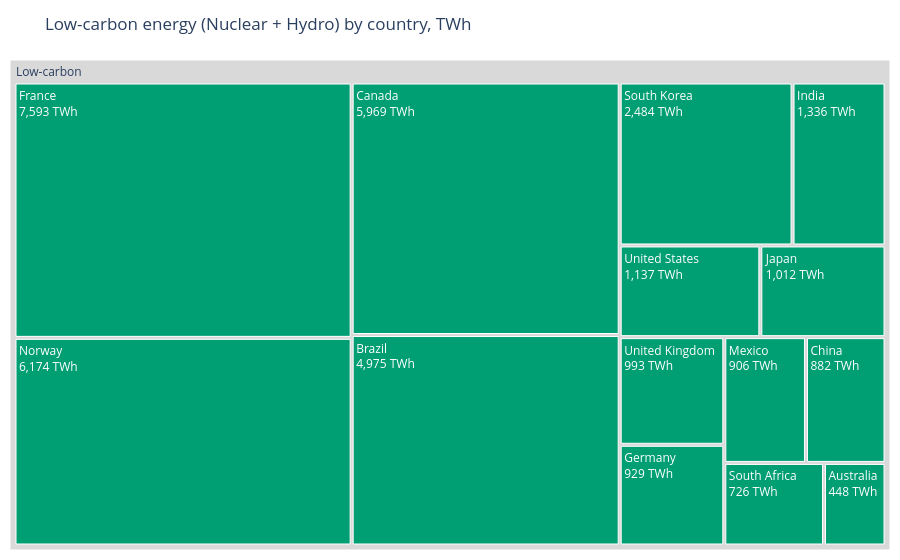
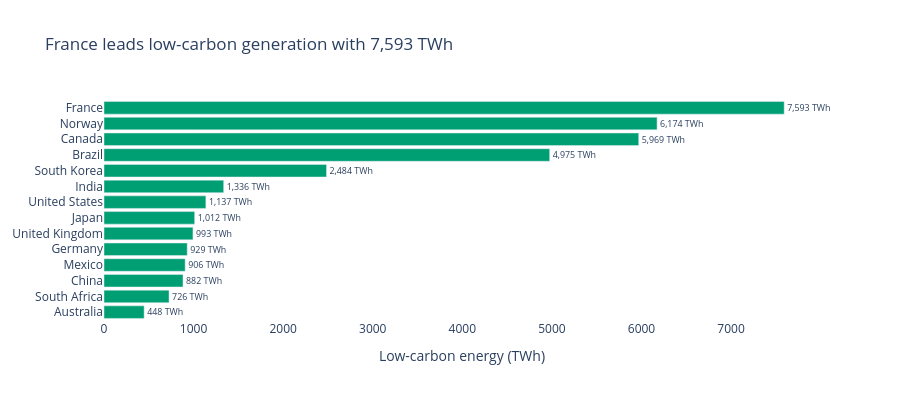

Here is the notebook cell these charts were saved with, in order:
### Markdown cell above
## Task 2 — Treemap vs bar: low-carbon energy by country

**What to build:** Build **both** a treemap and a horizontal bar chart showing total low-carbon TWh (Nuclear + Hydro) per country. Then answer the question in a markdown cell below.

**Requirements:**
- Filter to `Source_Type == 'Low-carbon'` and aggregate TWh by country
- Treemap: single-level `path=['All', 'Country']` with a dummy root node labelled `'Low-carbon'`
- Bar chart: sorted by TWh, horizontal orientation, CVD-safe colour
- Both charts show TWh values, not percentages
- Insight title on the bar chart naming the leading country

### Code cell
# Task 2:

df_low = (
    df.loc[df['Source_Type'] == 'Low-carbon']
      .groupby('Country', as_index=False)['TWh'].sum()
      .sort_values('TWh', ascending=False)
)
df_low['All'] = 'Low-carbon'            # dummy root node

LOW_CARBON_COLOR = '#009E73'            # Okabe-Ito bluish green
leader, leader_twh = df_low.iloc[0]['Country'], df_low.iloc[0]['TWh']

fig2a = px.treemap(
    df_low,
    path=['All', 'Country'],
    values='TWh',
    title='Low-carbon energy (Nuclear + Hydro) by country, TWh'
)
tm2 = fig2a.data[0]
fig2a.update_traces(
    marker_colors=[PARENT_GREY if pid == '' else LOW_CARBON_COLOR for pid in tm2.parents],
    texttemplate='%{label}<br>%{value:,.0f} TWh',
    hovertemplate='%{label}<br>%{value:,.0f} TWh<extra></extra>',
    root_color='white'
)
fig2a.update_layout(margin=dict(t=60, l=10, r=10, b=10))
fig2a.show()


fig2b = px.bar(
    df_low,
    x='TWh', y='Country',
    orientation='h',
    color_discrete_sequence=[LOW_CARBON_COLOR],
    title=f"{leader} leads low-carbon generation with {leader_twh:,.0f} TWh"
)
fig2b.update_traces(texttemplate='%{x:,.0f} TWh', textposition='outside', cliponaxis=False)
fig2b.update_yaxes(categoryorder='total ascending', title=None)   # largest at the top
fig2b.update_xaxes(title='Low-carbon energy (TWh)')
fig2b.update_layout(plot_bgcolor='white', height=max(400, 28 * len(df_low)))
fig2b.show()

### Figure 1 — Plotly figure (JSON) as saved in the notebook; plotly's stock layout.template omitted (floating-point values rounded to 4 significant figures)
{"data": [{"branchvalues": "total", "domain": {"x": [0, 1], "y": [0, 1]}, "hovertemplate": "%{label}<br>%{value:,.0f} TWh<extra></extra>", "ids": ["Low-carbon/France", "Low-carbon/Norway", "Low-carbon/Canada", "Low-carbon/Brazil", "Low-carbon/South Korea", "Low-carbon/India", "Low-carbon/United States", "Low-carbon/Japan", "Low-carbon/United Kingdom", "Low-carbon/Germany", "Low-carbon/Mexico", "Low-carbon/China", "Low-carbon/South Africa", "Low-carbon/Australia", "Low-carbon"], "labels": ["France", "Norway", "Canada", "Brazil", "South Korea", "India", "United States", "Japan", "United Kingdom", "Germany", "Mexico", "China", "South Africa", "Australia", "Low-carbon"], "marker": {"colors": ["#009E73", "#009E73", "#009E73", "#009E73", "#009E73", "#009E73", "#009E73", "#009E73", "#009E73", "#009E73", "#009E73", "#009E73", "#009E73", "#009E73", "#D9D9D9"]}, "name": "", "parents": ["Low-carbon", "Low-carbon", "Low-carbon", "Low-carbon", "Low-carbon", "Low-carbon", "Low-carbon", "Low-carbon", "Low-carbon", "Low-carbon", "Low-carbon", "Low-carbon", "Low-carbon", "Low-carbon", ""], "root": {"color": "white"}, "texttemplate": "%{label}<br>%{value:,.0f} TWh", "type": "treemap", "values": [7593.0, 6174.0, 5969.0, 4975.0, 2484.0, 1336.0, 1137.0, 1012.0, 993.0, 929.0, 906.0, 882.0, 726.0, 448.0, 35560.0]}], "layout": {"legend": {"tracegroupgap": 0}, "margin": {"b": 10, "l": 10, "r": 10, "t": 60}, "title": {"text": "Low-carbon energy (Nuclear + Hydro) by country, TWh"}}}

### Figure 2 — Plotly figure (JSON) as saved in the notebook; plotly's stock layout.template omitted (floating-point values rounded to 4 significant figures)
{"data": [{"cliponaxis": false, "hovertemplate": "TWh=%{x}<br>Country=%{y}<extra></extra>", "legendgroup": "", "marker": {"color": "#009E73", "pattern": {"shape": ""}}, "name": "", "orientation": "h", "showlegend": false, "textposition": "outside", "texttemplate": "%{x:,.0f} TWh", "type": "bar", "x": [7593.0, 6174.0, 5969.0, 4975.0, 2484.0, 1336.0, 1137.0, 1012.0, 993.0, 929.0, 906.0, 882.0, 726.0, 448.0], "xaxis": "x", "y": ["France", "Norway", "Canada", "Brazil", "South Korea", "India", "United States", "Japan", "United Kingdom", "Germany", "Mexico", "China", "South Africa", "Australia"], "yaxis": "y"}], "layout": {"barmode": "relative", "height": 400, "legend": {"tracegroupgap": 0}, "plot_bgcolor": "white", "title": {"text": "France leads low-carbon generation with 7,593 TWh"}, "xaxis": {"anchor": "y", "domain": [0, 1], "title": {"text": "Low-carbon energy (TWh)"}}, "yaxis": {"anchor": "x", "categoryorder": "total ascending", "domain": [0, 1], "title": {}}}}
